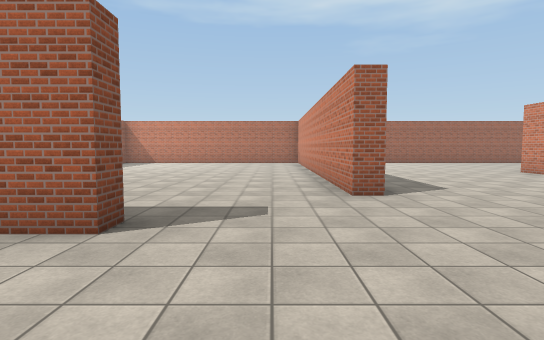
View 1 (above)

21 first-person views from a walk through a scene from a Unity 3-D project. The camera is 1.5 m above the floor, tilts 4° down and sees 80° across. The floor is counted in squares, 2 m on a side. Each view is taken from the middle of a square. On the plan, view 1 faces up. The plan holds only what a view shows up to about 11 squares ahead; the rest is blank. The player is left out. Surface patterns are stand-ins for the level's own textures.

View 2
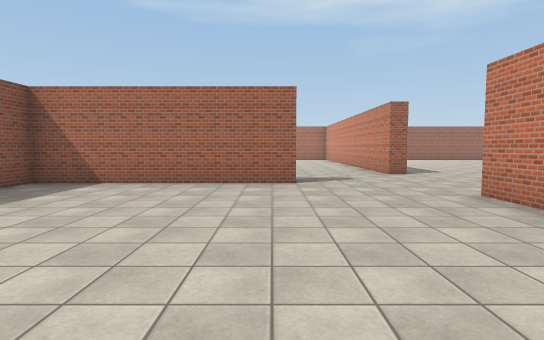

View 3
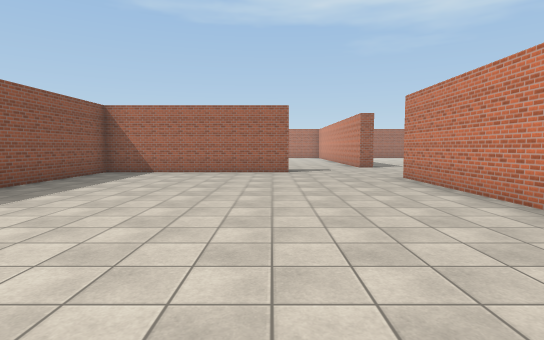

View 4
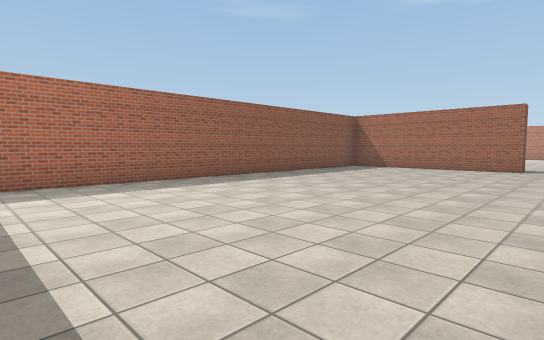

View 5
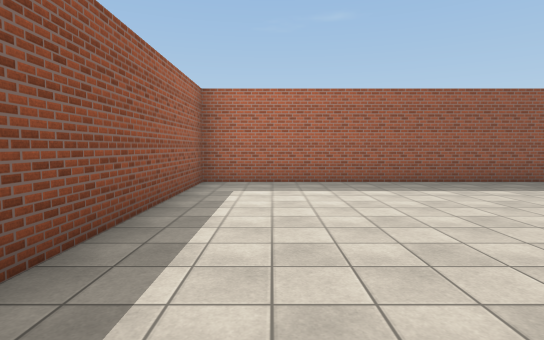

View 6
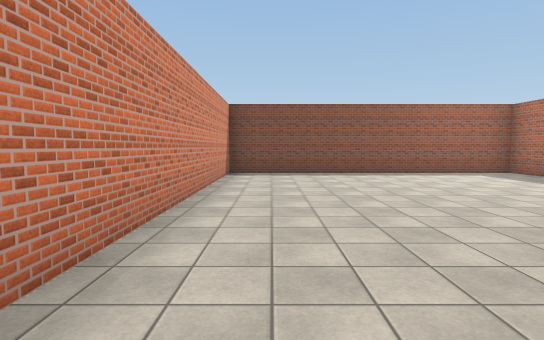

View 7
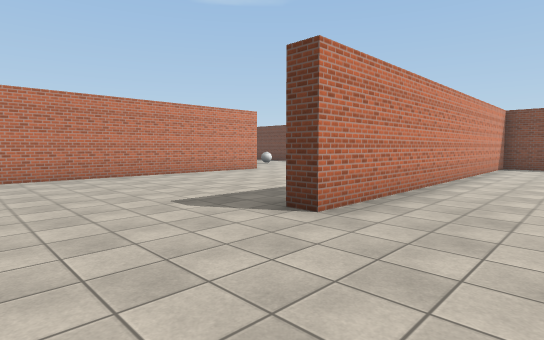

View 8
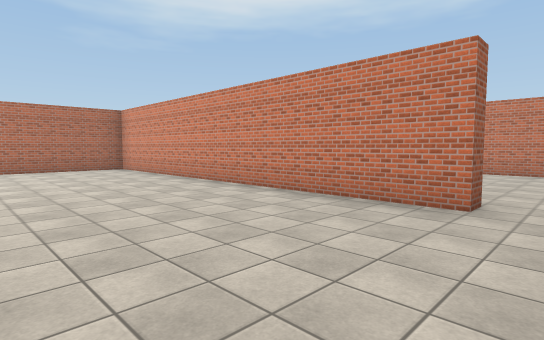

View 9
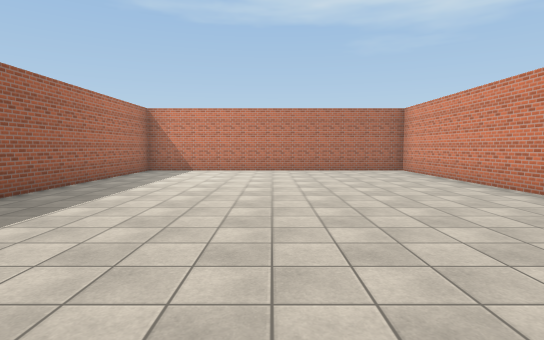

View 10
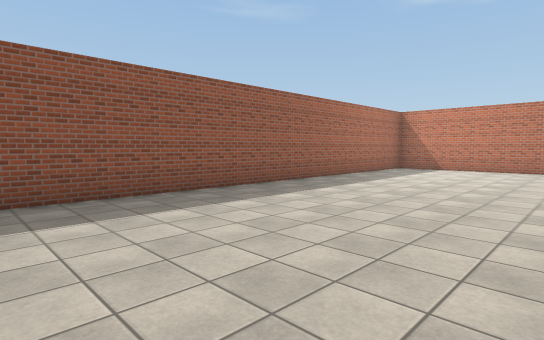

View 11
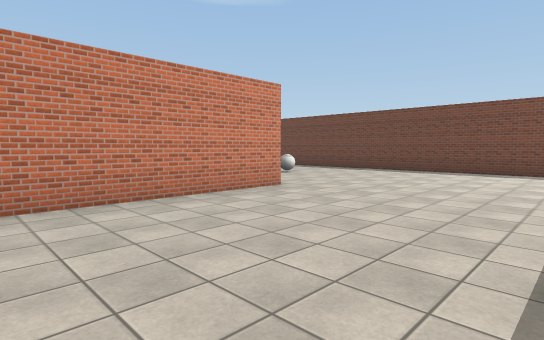

View 12
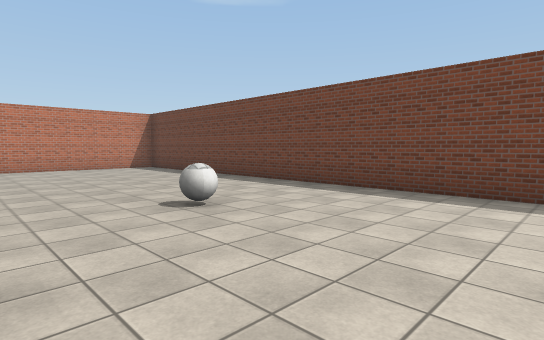

View 13
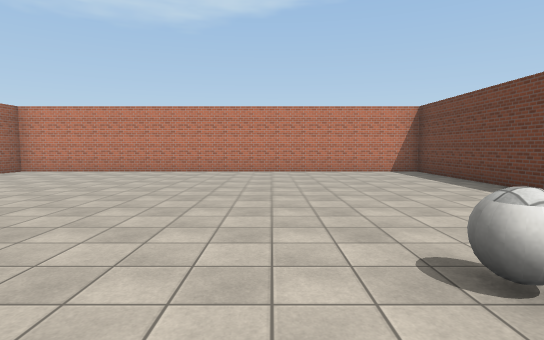

View 14
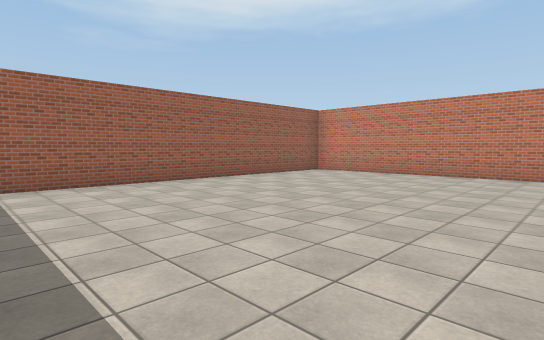

View 15
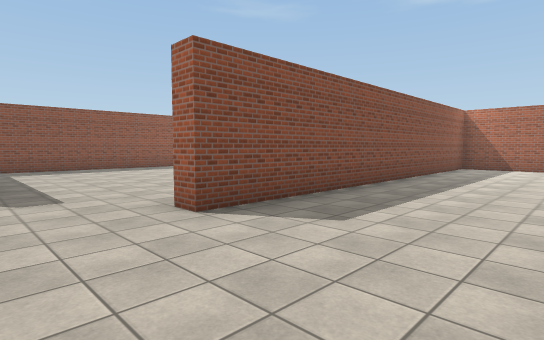

View 16
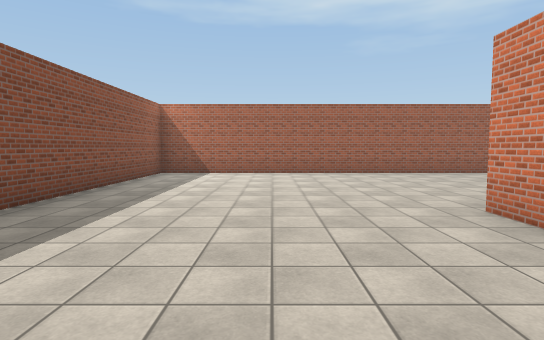

View 17
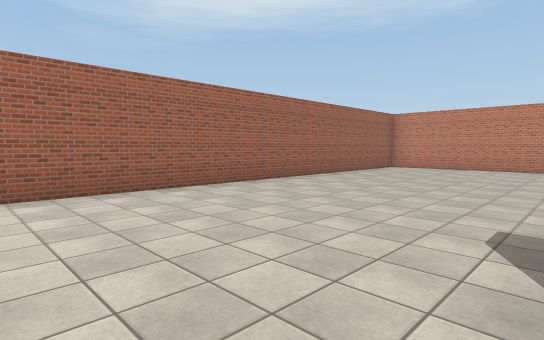

View 18
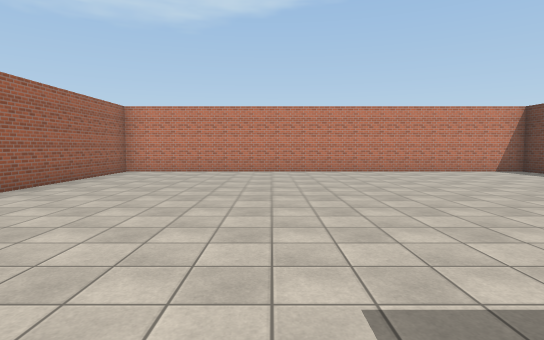

View 19
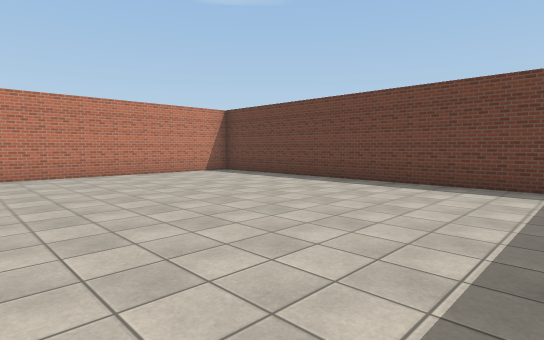

View 20
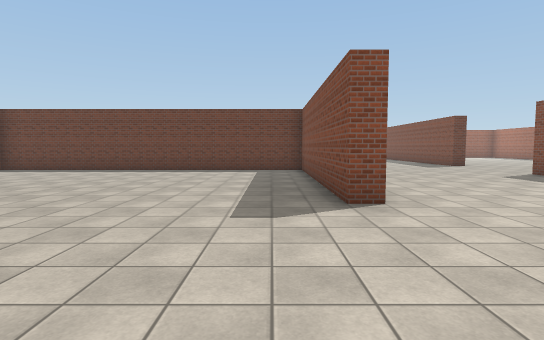

View 21
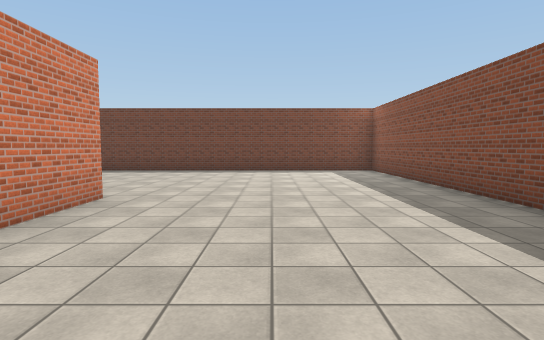

### Floor plan
Ten units are one square. View 1 is at (0, 0); x grows to the right and y downward. Boxes are objects, and circles mark ways between rooms. Rooms are numbered by the first view taken in them; rooms with no view inside come last. Other rooms are left out.
<svg viewBox="-75 -160 260 260">
<path fill="none" stroke="#000" d="M-25 -27 -70 -27 -70 95 13 95 13 -10M75 -49 75 -62M75 -89 75 -98 80 -98 80 -32 180 -32 180 -155 18 -155 18 -50 13 -50 13 -155 -70 -155 -70 -40M13 -10 18 -10M75 38 75 -34M-15 -32 -15 -27 -25 -27M18 28 18 95 180 95 180 -27 95 -27"/>
<rect x="95" y="55" width="10" height="10" fill="#bbb"><title>other object</title></rect>
<circle cx="-5" cy="-20" r="3" fill="#2a7"/>
<text x="-30" y="40">1</text>
<text x="70" y="-40">2</text>
</svg>
Room 1 opens to room 2.

Where each view was taken, in squares from view 1:
view 1: 0 up, 0 right, facing up
view 2: 4 down, 2 left, facing up
view 3: 7 down, 2 left, facing up
view 4: 9 down, 0 right, facing up-left
view 5: 8 down, 0 right, facing left
view 6: 0 up, 0 right, facing down
view 7: 4 up, 1 left, facing down-right
view 8: 4 up, 3 left, facing up-right
view 9: 5 up, 3 left, facing up
view 10: 4 up, 2 left, facing up-left
view 11: 1 up, 3 right, facing down-right
view 12: 4 down, 6 right, facing down-right
view 13: 5 down, 8 right, facing right
view 14: 4 down, 9 right, facing up-right
view 15: 3 up, 5 right, facing up-left
view 16: 6 up, 5 right, facing up
view 17: 10 up, 6 right, facing up-right
view 18: 11 up, 8 right, facing right
view 19: 10 up, 9 right, facing down-right
view 20: 14 up, 9 right, facing down
view 21: 1 up, 5 right, facing down
